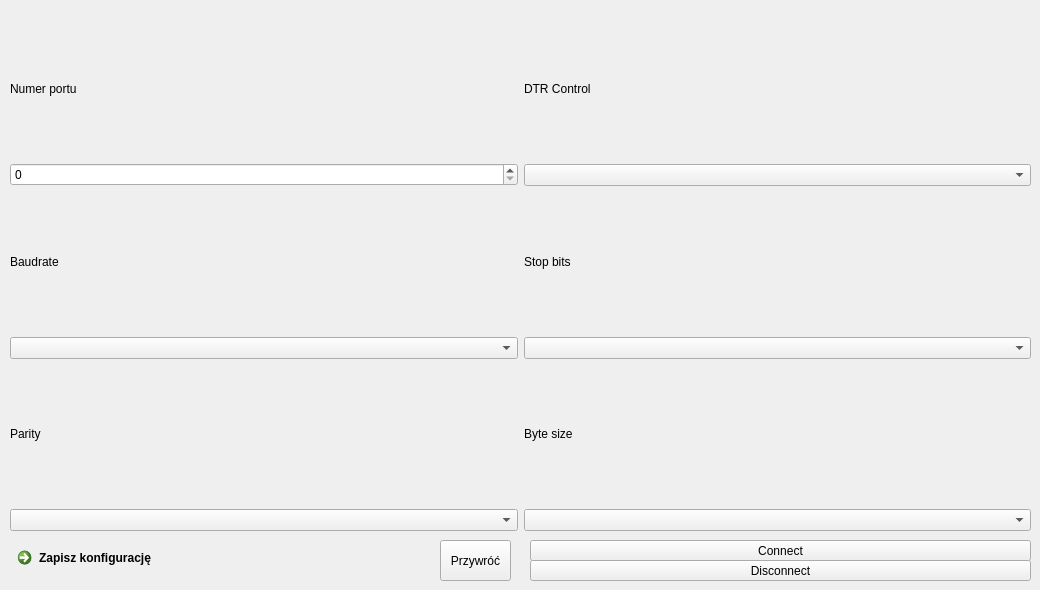
    <widget class="QWidget" name="tab_3">
     <attribute name="title">
      <string>Konfiguracja połączenia</string>
     </attribute>
     <widget class="QCommandLinkButton" name="btn_zapiskonfpolaczenia">
      <property name="geometry">
       <rect>
        <x>10</x>
        <y>540</y>
        <width>421</width>
        <height>41</height>
       </rect>
      </property>
      <property name="text">
       <string>Zapisz konfigurację</string>
      </property>
     </widget>
     <widget class="QWidget" name="gridLayoutWidget">
      <property name="geometry">
       <rect>
        <x>10</x>
        <y>20</y>
        <width>1021</width>
        <height>511</height>
       </rect>
      </property>
      <layout class="QGridLayout" name="gridLayout">
       <item row="0" column="0">
        <layout class="QVBoxLayout" name="verticalLayout_3">
         <item>
          <widget class="QLabel" name="label_5">
           <property name="text">
            <string>Numer portu</string>
           </property>
          </widget>
         </item>
         <item>
          <widget class="QSpinBox" name="portcfg_numerportu"/>
         </item>
        </layout>
       </item>
       <item row="0" column="1">
        <layout class="QVBoxLayout" name="verticalLayout_12">
         <item>
          <widget class="QLabel" name="label_13">
           <property name="text">
            <string>DTR Control</string>
           </property>
          </widget>
         </item>
         <item>
          <widget class="QComboBox" name="portcfg_dtrcontrol"/>
         </item>
        </layout>
       </item>
       <item row="1" column="0">
        <layout class="QVBoxLayout" name="verticalLayout_6">
         <item>
          <widget class="QLabel" name="label_8">
           <property name="text">
            <string>Baudrate</string>
           </property>
          </widget>
         </item>
         <item>
          <widget class="QComboBox" name="portcfg_baudrate"/>
         </item>
        </layout>
       </item>
       <item row="1" column="1">
        <layout class="QVBoxLayout" name="verticalLayout_10">
         <item>
          <widget class="QLabel" name="label_10">
           <property name="text">
            <string>Stop bits</string>
           </property>
          </widget>
         </item>
         <item>
          <widget class="QComboBox" name="portcfg_stopbits"/>
         </item>
        </layout>
       </item>
       <item row="2" column="1">
        <layout class="QVBoxLayout" name="verticalLayout_8">
         <item>
          <widget class="QLabel" name="label_12">
           <property name="text">
            <string>Byte size</string>
           </property>
          </widget>
         </item>
         <item>
          <widget class="QComboBox" name="portcfg_bytesize"/>
         </item>
        </layout>
       </item>
       <item row="2" column="0">
        <layout class="QVBoxLayout" name="verticalLayout_7">
         <item>
          <widget class="QLabel" name="label_9">
           <property name="text">
            <string>Parity</string>
           </property>
          </widget>
         </item>
         <item>
          <widget class="QComboBox" name="portcfg_parity"/>
         </item>
        </layout>
       </item>
      </layout>
     </widget>
     <widget class="QPushButton" name="btnponfpolacz_przywroc">
      <property name="geometry">
       <rect>
        <x>440</x>
        <y>540</y>
        <width>71</width>
        <height>41</height>
       </rect>
      </property>
      <property name="text">
       <string>Przywróć</string>
      </property>
     </widget>
     <widget class="QPushButton" name="btn_uartconfig_connect">
      <property name="geometry">
       <rect>
        <x>530</x>
        <y>540</y>
        <width>501</width>
        <height>21</height>
       </rect>
      </property>
      <property name="text">
       <string>Connect</string>
      </property>
     </widget>
     <widget class="QPushButton" name="btn_uartconfig_disconnect">
      <property name="geometry">
       <rect>
        <x>530</x>
        <y>560</y>
        <width>501</width>
        <height>21</height>
       </rect>
      </property>
      <property name="text">
       <string>Disconnect</string>
      </property>
     </widget>
    </widget>
